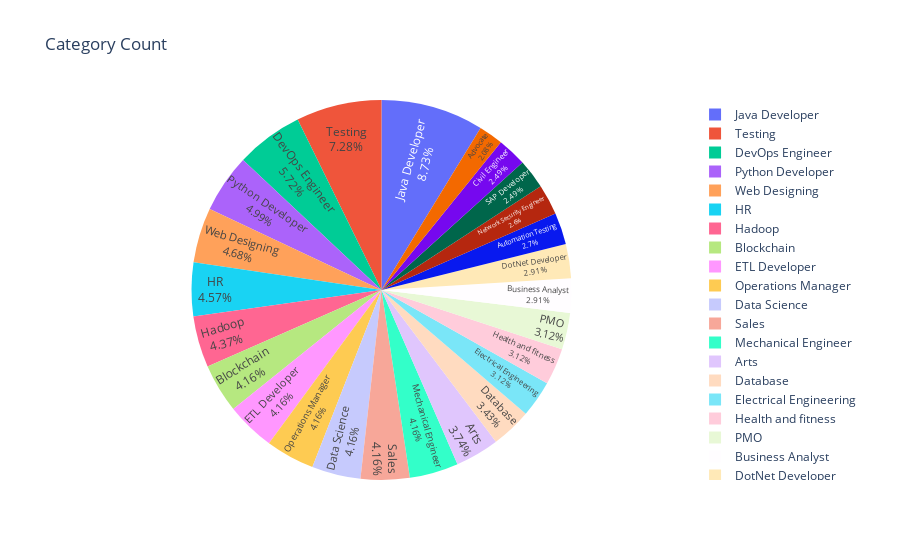

The code cell stored with this chart in its notebook:
### Code cell
fig = px.pie(df2, values='Count', names='Category', title='Category Count')
fig.update_traces(textposition='inside', textinfo='percent+label')
fig.show()

### Figure 1 — Plotly figure (JSON) as saved in the notebook; plotly's stock layout.template omitted (floating-point values rounded to 4 significant figures)
{"data": [{"domain": {"x": [0, 1], "y": [0, 1]}, "hovertemplate": "Category=%{label}<br>Count=%{value}<extra></extra>", "labels": ["Java Developer", "Testing", "DevOps Engineer", "Python Developer", "Web Designing", "HR", "Hadoop", "Blockchain", "ETL Developer", "Operations Manager", "Data Science", "Sales", "Mechanical Engineer", "Arts", "Database", "Electrical Engineering", "Health and fitness", "PMO", "Business Analyst", "DotNet Developer", "Automation Testing", "Network Security Engineer", "SAP Developer", "Civil Engineer", "Advocate"], "legendgroup": "", "name": "", "showlegend": true, "textinfo": "percent+label", "textposition": "inside", "type": "pie", "values": [84, 70, 55, 48, 45, 44, 42, 40, 40, 40, 40, 40, 40, 36, 33, 30, 30, 30, 28, 28, 26, 25, 24, 24, 20]}], "layout": {"legend": {"tracegroupgap": 0}, "title": {"text": "Category Count"}}}
